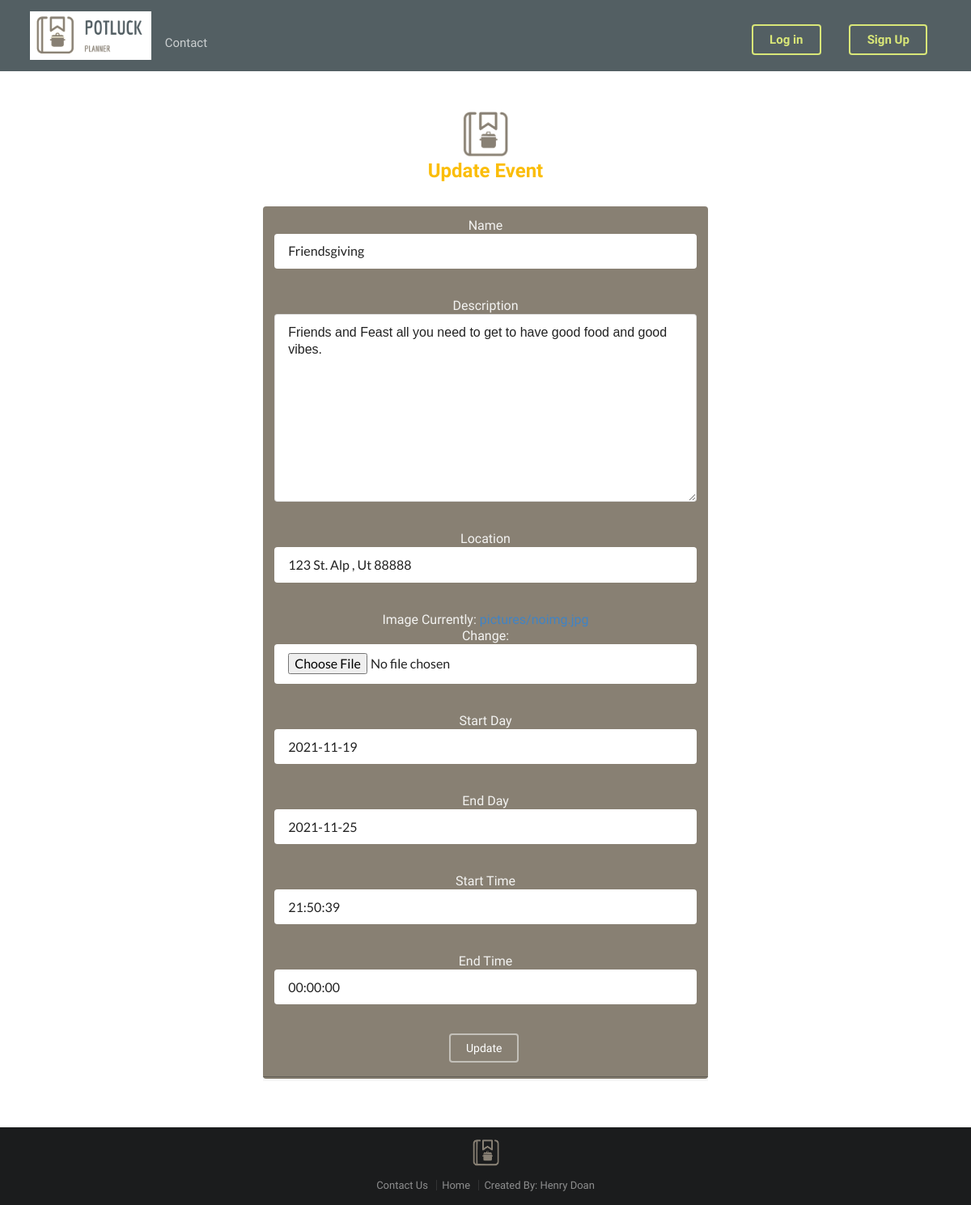
/events/4/update/, run on the app's committed database.
### planner/models.py (models this page shows, shortened)
class Event(models.Model):
  name = models.CharField(max_length=200)
  desc = models.TextField(max_length=2000)
  image = models.ImageField(upload_to='pictures', default='pictures/noimg.jpg')
  location = models.CharField(max_length=200)
  start_day = models.DateField()
  end_day = models.DateField()
  start_time = models.TimeField()
  end_time = models.TimeField()
  created_by= models.CharField(max_length=100, default='admin@admin.com')

### planner/views.py (the view)
# urls.py: path('events/<int:id>/update/', views.update_event, name="update_event"),
def update_event(request, id):
  event = Event.objects.get(id=id)
  form = EventForm(request.POST or None, instance=event)
  if form.is_valid():
    form.save()
    return redirect('events')
  return render(request, 'planner/updateevent.html', { 'form': form, 'event': event } )

### planner/forms.py
class EventForm(forms.ModelForm):
  class Meta:
    model = Event
    fields = ['name', 'desc', 'location', 'image', 'start_day', 'end_day', 'start_time', 'end_time']

### planner/templates/planner/updateevent.html (shortened to what this page needs)
{% extends 'planner/base.html' %}
{% block body %}
  <div class="ui container">
    <div class="ui middle aligned center aligned grid">
      <div class="four wide column"></div>
      <div class="eight wide column">
        <br />
        <h2 class="ui yellow image header">
          <img src="../../../pictures/logo-brown.png" class="image">
          <br />
          <div class="content">
            Update Event
          </div>
        </h2>
        <div class="ui stacked segment inverted" style="background: #888073">
          <form method="POST" class="ui large form inverted" enctype="multipart/form-data">
            {% for field in form %}
              <div class="field">
                {% if field.name == "desc" %}
                  Description
                {% elif field.name == "start_day" %}
                  Start Day
                {% elif field.name == "end_day" %}
                  End Day
                {% elif field.name == "start_time" %}
                  Start Time
                {% elif field.name == "end_time" %}
                  End Time
                {% elif field.name == "msg_read" %}
                  Message Read
                {% else %}
                  {{ field.name.title }}
                {% endif %}
                {{ field }}
              </div>
              <br />
            {% endfor %}
            <button type="submit" class="ui inverted olive basic button">Update</button>
          </form>
        </div>
      </div>
      <div class="four wide column"></div>
    </div>
  </div>
{%  endblock %}

### planner/templates/planner/base.html (style rules this page uses)
body, h1, h2, h3, h4, h5, a, .button { font-family: 'Economica' !important; }

### data on the page
Event: form "Friendsgiving" "Friends and Feast all you need to get to have good food and good vibes." "123 St. Alp , Ut 88888" "2021-11-19" "2021-11-25" "21:50:39" "00:00:00"

### other printed values
{{ field.name.title }} "Name" "Location" "Image"
